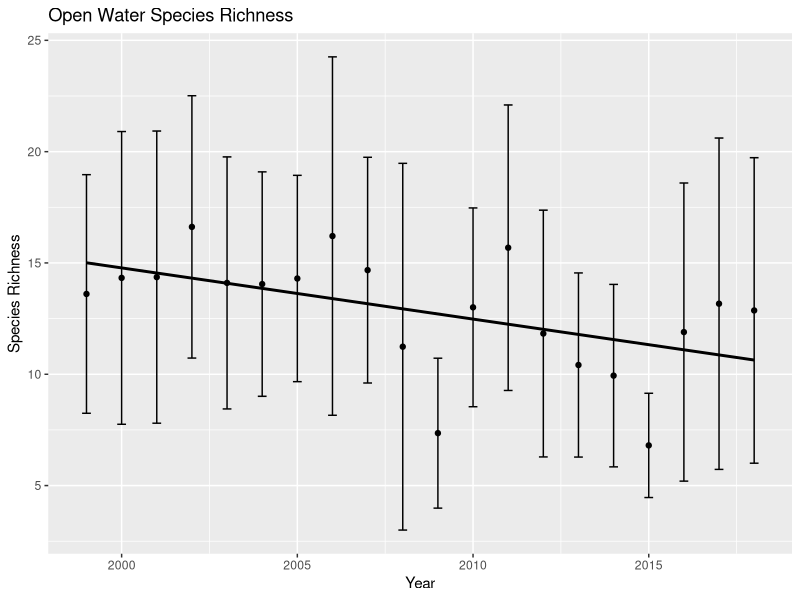
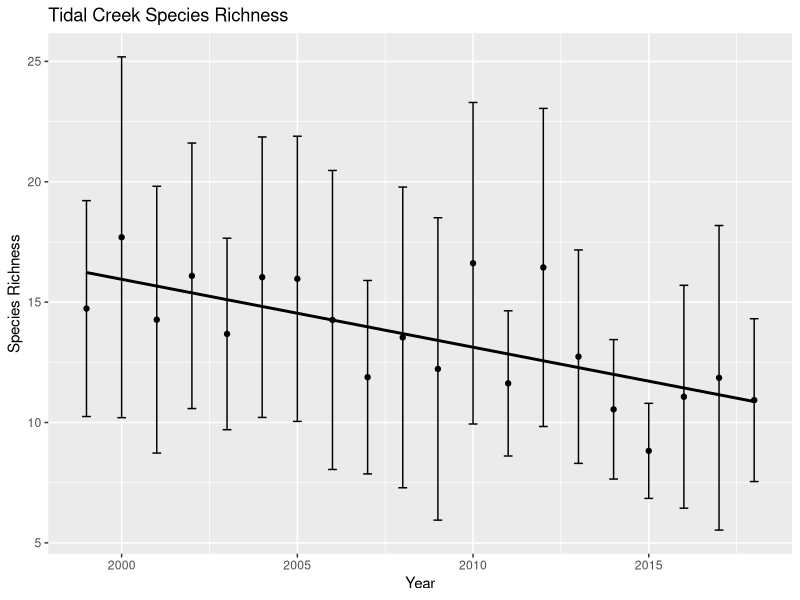
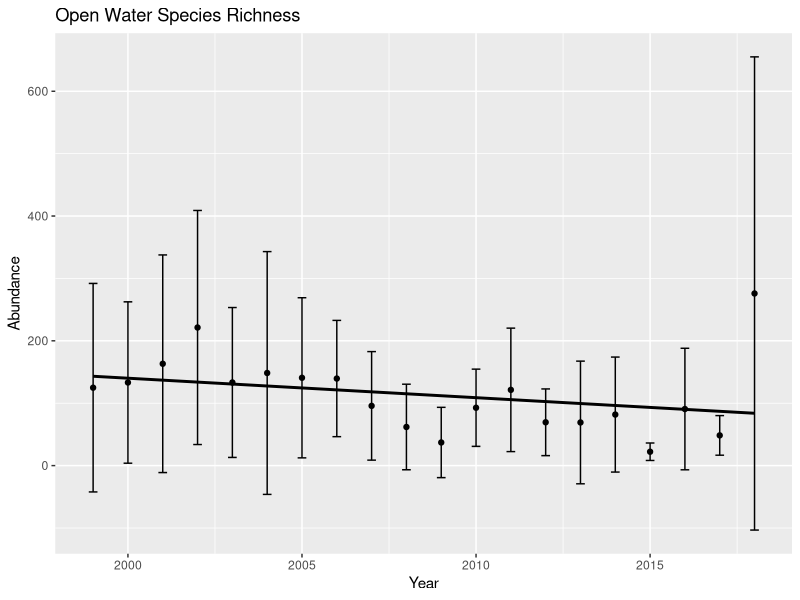
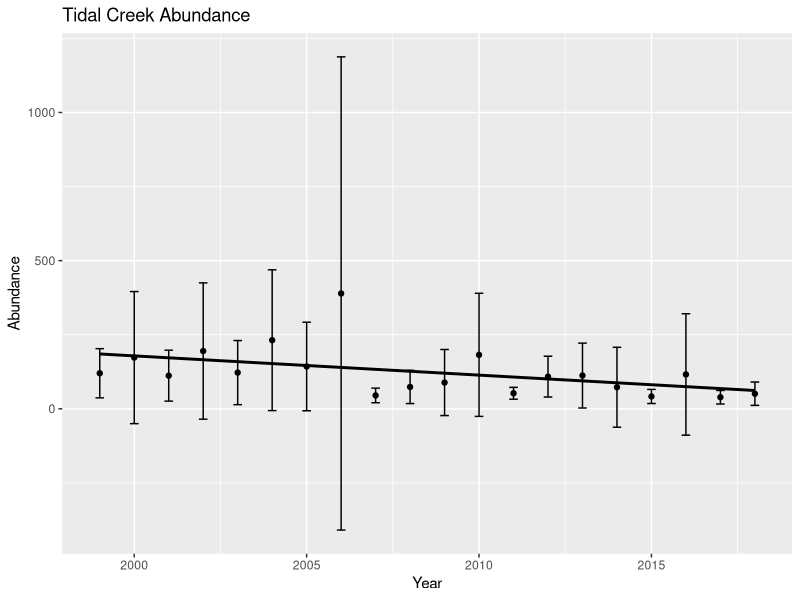

These charts were generated, in order, by the following R code:
library(tidyverse)
library(ggplot2)

#import datasets
trawl_spp <- read.csv("./data/trawl_richness_abundance.csv")
View(trawl_spp)

#use group by and summarize functions to calculate average species richness and abundance per station (separated by station type) per year (with standard deviations) 
trawl_yearly_summary <- trawl_spp %>% 
  group_by(YEAR, STATION_TYPE) %>% 
  summarize(mean(SP_RICH), sd(SP_RICH), mean(ABUNDANCE), sd(ABUNDANCE), n_distinct(STATION_ID))



names(trawl_yearly_summary) <- c("YEAR","STATION_TYPE","SP_RICH_avg", "SP_RICH_sd", "ABUNDANCE_avg", "ABUNDANCE_sd", "NO_STATIONS")
trawl_yearly_summary <- trawl_yearly_summary[c(1,2,7,3,4,5,6)]


yearly_richness_tc <-  qplot(data = subset(trawl_yearly_summary, STATION_TYPE == "TidalCreek"), x = YEAR, y = SP_RICH_avg) +
  geom_errorbar(aes(x= YEAR, ymin=SP_RICH_avg - SP_RICH_sd, ymax= SP_RICH_avg + SP_RICH_sd), width=0.25) +
  geom_smooth(method = "lm", se = F, col = 'black') +
  labs(title = "Tidal Creek Species Richness", y = "Species Richness", x = "Year")

yearly_richness_ow <-  qplot(data = subset(trawl_yearly_summary, STATION_TYPE == "OpenWater"), x = YEAR, y = SP_RICH_avg) +
  geom_errorbar(aes(x= YEAR, ymin=SP_RICH_avg - SP_RICH_sd, ymax= SP_RICH_avg + SP_RICH_sd), width=0.25) +
  geom_smooth(method = "lm", se = F, col = 'black') +
  labs(title = "Open Water Species Richness", y = "Species Richness", x = "Year")

yearly_abund_tc <-  qplot(data = subset(trawl_yearly_summary, STATION_TYPE == "TidalCreek"), x = YEAR, y = ABUNDANCE_avg) +
  geom_errorbar(aes(x= YEAR, ymin=ABUNDANCE_avg - ABUNDANCE_sd, ymax= ABUNDANCE_avg + ABUNDANCE_sd), width=0.25) +
  geom_smooth(method = "lm", se = F, col = 'black') +
  labs(title = "Tidal Creek Abundance", y = "Abundance", x = "Year")

yearly_abund_ow <-  qplot(data = subset(trawl_yearly_summary, STATION_TYPE == "OpenWater"), x = YEAR, y = ABUNDANCE_avg) +
  geom_errorbar(aes(x= YEAR, ymin=ABUNDANCE_avg - ABUNDANCE_sd, ymax= ABUNDANCE_avg + ABUNDANCE_sd), width=0.25) +
  geom_smooth(method = "lm", se = F, col = 'black') +
  labs(title = "Open Water Species Richness", y = "Abundance", x = "Year")

yearly_richness_ow
yearly_richness_tc
yearly_abund_ow
yearly_abund_tc


